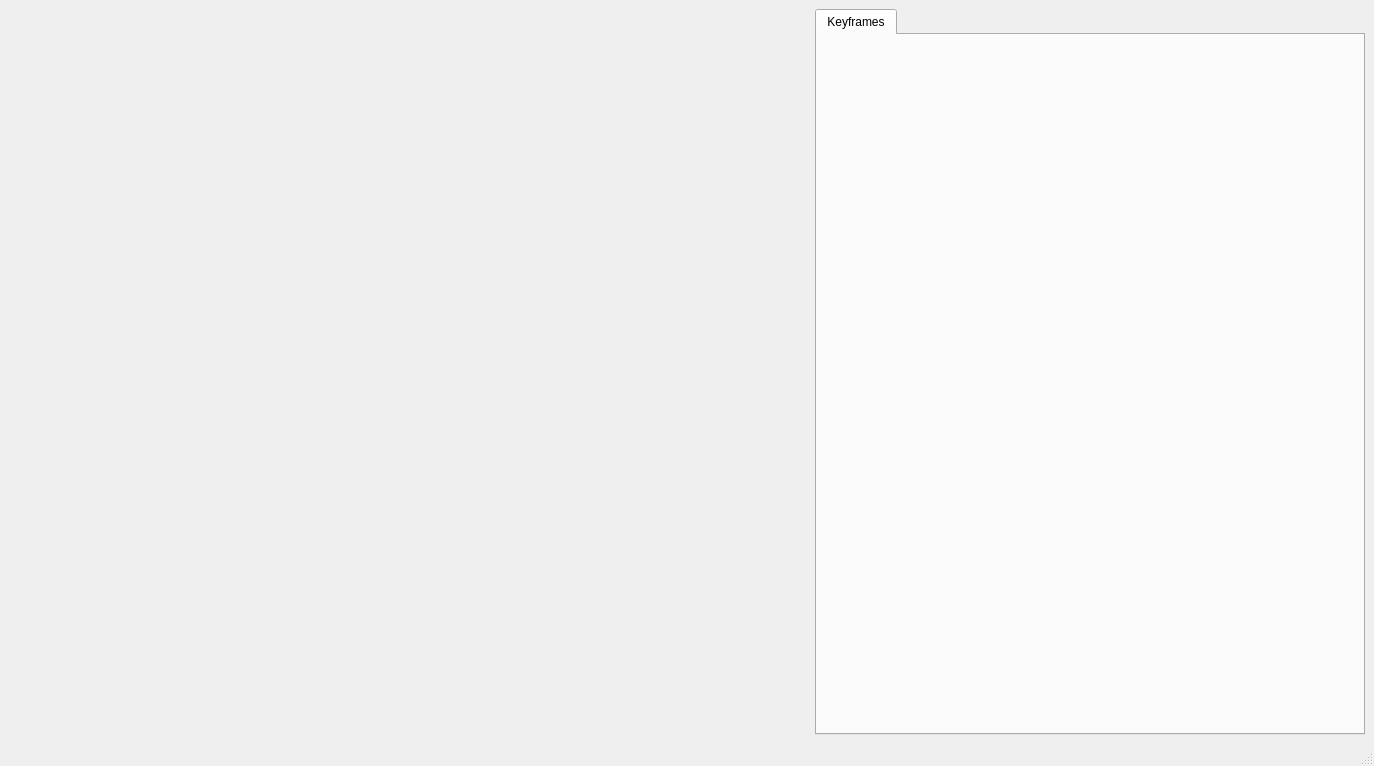
<?xml version="1.0" encoding="UTF-8"?>
<ui version="4.0">
 <class>MotionWindow</class>
 <widget class="QMainWindow" name="MotionWindow">
  <property name="geometry">
   <rect>
    <x>0</x>
    <y>0</y>
    <width>1324</width>
    <height>766</height>
   </rect>
  </property>
  <property name="windowTitle">
   <string>Motion Window</string>
  </property>
  <widget class="QWidget" name="centralwidget">
   <layout class="QGridLayout" name="gridLayout">
    <item row="0" column="0">
     <widget class="MotionGLWidget" name="motion_" native="true">
      <property name="sizePolicy">
       <sizepolicy hsizetype="Expanding" vsizetype="Expanding">
        <horstretch>0</horstretch>
        <verstretch>0</verstretch>
       </sizepolicy>
      </property>
      <property name="minimumSize">
       <size>
        <width>800</width>
        <height>600</height>
       </size>
      </property>
     </widget>
    </item>
    <item row="0" column="1">
     <widget class="QTabWidget" name="tabWidget">
      <property name="sizePolicy">
       <sizepolicy hsizetype="Fixed" vsizetype="Preferred">
        <horstretch>0</horstretch>
        <verstretch>0</verstretch>
       </sizepolicy>
      </property>
      <property name="minimumSize">
       <size>
        <width>550</width>
        <height>0</height>
       </size>
      </property>
      <property name="maximumSize">
       <size>
        <width>550</width>
        <height>16777215</height>
       </size>
      </property>
      <property name="currentIndex">
       <number>0</number>
      </property>
      <widget class="QWidget" name="tab">
       <attribute name="title">
        <string>Keyframes</string>
       </attribute>
       <layout class="QGridLayout" name="gridLayout_4">
        <item row="0" column="0">
         <widget class="KeyframeWidget" name="keyframes_" native="true"/>
        </item>
       </layout>
      </widget>
     </widget>
    </item>
   </layout>
  </widget>
  <widget class="QMenuBar" name="menubar">
   <property name="geometry">
    <rect>
     <x>0</x>
     <y>0</y>
     <width>1324</width>
     <height>25</height>
    </rect>
   </property>
  </widget>
  <widget class="QStatusBar" name="statusbar"/>
 </widget>
 <customwidgets>
  <customwidget>
   <class>MotionGLWidget</class>
   <extends>QWidget</extends>
   <header>MotionGLWidget.h</header>
   <container>1</container>
  </customwidget>
  <customwidget>
   <class>KeyframeWidget</class>
   <extends>QWidget</extends>
   <header>KeyframeWidget.h</header>
   <container>1</container>
  </customwidget>
 </customwidgets>
 <resources/>
 <connections/>
</ui>
